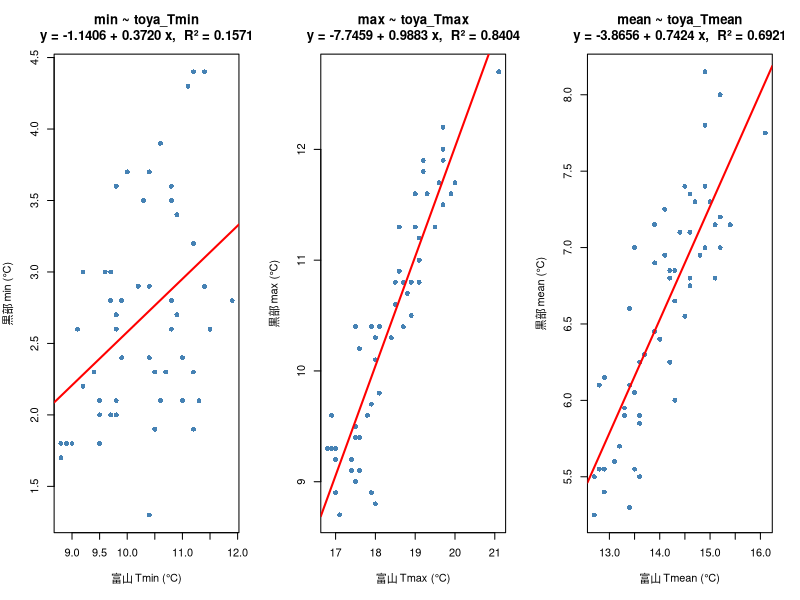

Generate this figure with R:
# ============================================================
# 黒部（欠測） vs. 富山の気温 単回帰分析
# 目的：欠測値推定用の回帰式を作成する
# ============================================================

df <- read.csv("kurobe_toyama.csv")   # ← ファイルパスを適宜変更

# ------------------------------------------------------------
# 1. 回帰モデルの作成
# ------------------------------------------------------------
fit_min  <- lm(min  ~ toya_Tmin,  data = df)
fit_max  <- lm(max  ~ toya_Tmax,  data = df)
fit_mean <- lm(mean ~ toya_Tmean, data = df)

# ------------------------------------------------------------
# 2. 結果の表示
# ------------------------------------------------------------
cat("=== min ~ toya_Tmin ===\n");  print(summary(fit_min))
cat("=== max ~ toya_Tmax ===\n");  print(summary(fit_max))
cat("=== mean ~ toya_Tmean ===\n"); print(summary(fit_mean))

# ------------------------------------------------------------
# 3. 散布図 + 回帰直線の描画
# ------------------------------------------------------------
png("kurobe_regression_plots.png", width = 1800, height = 600, res = 150)
par(mfrow = c(1, 3))

plot(df$toya_Tmin, df$min, pch = 16, col = "steelblue",
     xlab = "富山 Tmin (°C)", ylab = "黒部 min (°C)",
     main = sprintf("min ~ toya_Tmin\ny = %.4f + %.4f x,  R² = %.4f",
                    coef(fit_min)[1], coef(fit_min)[2], summary(fit_min)$r.squared))
abline(fit_min, col = "red", lwd = 2)

plot(df$toya_Tmax, df$max, pch = 16, col = "steelblue",
     xlab = "富山 Tmax (°C)", ylab = "黒部 max (°C)",
     main = sprintf("max ~ toya_Tmax\ny = %.4f + %.4f x,  R² = %.4f",
                    coef(fit_max)[1], coef(fit_max)[2], summary(fit_max)$r.squared))
abline(fit_max, col = "red", lwd = 2)

plot(df$toya_Tmean, df$mean, pch = 16, col = "steelblue",
     xlab = "富山 Tmean (°C)", ylab = "黒部 mean (°C)",
     main = sprintf("mean ~ toya_Tmean\ny = %.4f + %.4f x,  R² = %.4f",
                    coef(fit_mean)[1], coef(fit_mean)[2], summary(fit_mean)$r.squared))
abline(fit_mean, col = "red", lwd = 2)

dev.off()
cat("プロット保存: kurobe_regression_plots.png\n")

# ------------------------------------------------------------
# 4. 欠測値の推定（富山データが既知の年を指定）
# ------------------------------------------------------------
# 例：2003年（H15）と 2005年（H17）の富山気温が既知の場合

# year Tmean Tmax Tmin
# 65 2003  14.1 18.5 10.5
# 66 2004  15.2 19.9 11.2
# 76 2014  14.3 18.7 10.4
#    2024  15.9 20.4 12.2

missing_years <- data.frame(
  year       = c(2003, 2005,2014,2024),         # ← 欠測年
  toya_Tmin  = c(10.5,   11.2,10.4,   12.2),           # ← 富山の実測値を入力
  toya_Tmax  = c(18.5,   19.9,18.7,   20.4),
  toya_Tmean = c(14.1,   15.2,14.3,   15.9)
)

# NA以外の行だけ推定（値を入力した後に実行）
#if (any(!is.na(missing_years$toya_Tmin))) {
  missing_years$est_min  <- predict(fit_min,  newdata = missing_years)
  missing_years$est_max  <- predict(fit_max,  newdata = missing_years)
  missing_years$est_mean <- predict(fit_mean, newdata = missing_years)
  print(missing_years)
#}
